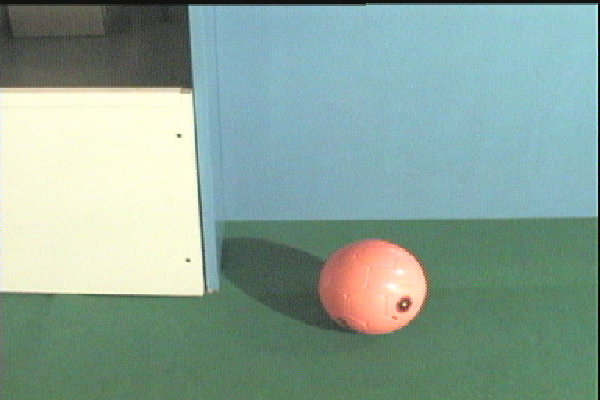
#> input picture AssignmentFour/images/ball.bmp, 600 x 400 px
$ python 4c.py
#> lines starting #> are read from the running program, lines starting #| are printed output that depends on the picture; after the words box and inside, x2 and y2 are one past the last pixel; in counts of white or black regions, pixels touching at a corner belong together
import numpy as np
import cv2

img = cv2.imread('images/ball.bmp', 1)
#> img is the input picture: shape (400, 600, 3); mean B, G, R 152.2, 163.6, 137.4
hsv = cv2.cvtColor(img, cv2.COLOR_BGR2HSV)
#> hsv: shape (400, 600, 3); mean H, S, V 68.2, 63.9, 170.3
cv2.imshow('hsv', hsv)
ball_color_lower_bound = (4, 45, 55)
ball_color_upper_bound = (14, 255, 255)
mask = cv2.inRange(hsv, ball_color_lower_bound, ball_color_upper_bound)
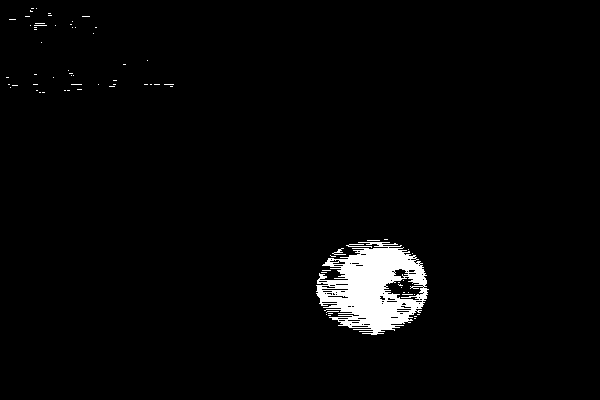
#> mask: shape (400, 600); 2.7% white; 75 white regions (72 under 20 px), largest, box (x1, y1, x2, y2) and area: (316, 242, 429, 335) 6143, (346, 244, 372, 248) 43, (332, 248, 346, 255) 36
cv2.imshow('Detected ball using mask', mask)

structuring_element = np.ones((3, 3), np.uint8)
mask = cv2.dilate(mask, structuring_element, iterations=5)
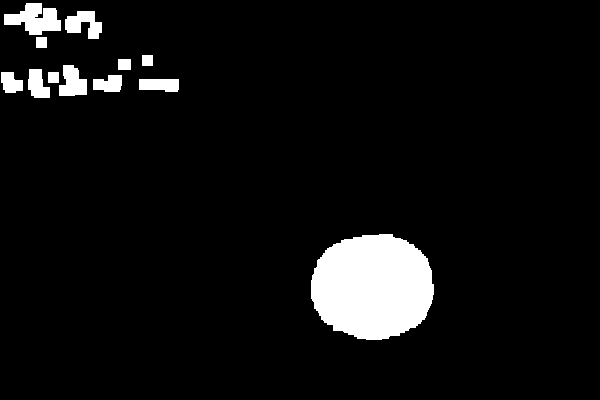
#> mask: shape (400, 600); 6.2% white; 12 white regions, largest, box (x1, y1, x2, y2) and area: (311, 234, 434, 340) 10388, (4, 3, 61, 35) 1118, (65, 11, 102, 39) 642
structuring_element = np.ones((11, 11), np.uint8)
mask = cv2.erode(mask, structuring_element, iterations=2)
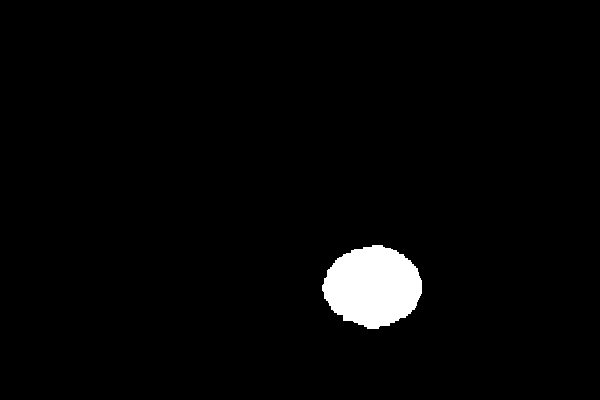
#> mask: shape (400, 600); 2.6% white; 1 white region, box (x1, y1, x2, y2) and area: (322, 245, 422, 329) 6232
mask = cv2.dilate(mask, structuring_element, iterations=2)
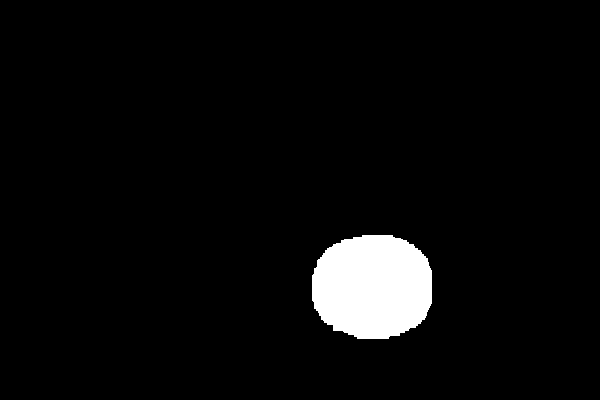
#> mask: shape (400, 600); 4.3% white; 1 white region
cv2.imshow('circles', mask)
contours = cv2.findContours(mask, cv2.RETR_TREE, cv2.CHAIN_APPROX_SIMPLE)[1]
#> contours = 1 contour; box (x1, y1, x2, y2) and area: (312, 235, 432, 339) 10122
for c in contours:
    M = cv2.moments(c)
    cX = int(M["m10"] / M["m00"])
    cY = int(M["m01"] / M["m00"])
    cv2.circle(img, (cX, cY), 5, (0, 0, 255), -1)
    cv2.imshow("Output Image", img)
    cv2.waitKey(0)
#> this loop made 1 pass
#> (cX, cY) on pass 1: (372, 286)
cv2.waitKey(0)
cv2.destroyAllWindows()
